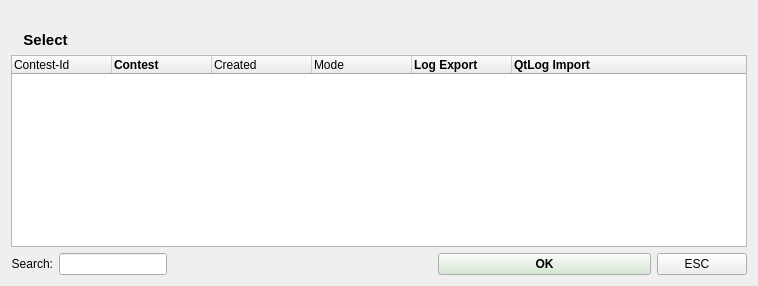
      <widget class="QWidget" name="page_2">
       <layout class="QGridLayout" name="gridLayout_5">
        <item row="0" column="0" colspan="3">
         <widget class="QLabel" name="label_30">
          <property name="text">
           <string/>
          </property>
         </widget>
        </item>
        <item row="1" column="0" colspan="5">
         <widget class="QLabel" name="label_24">
          <property name="font">
           <font>
            <pointsize>11</pointsize>
            <weight>75</weight>
            <bold>true</bold>
           </font>
          </property>
          <property name="text">
           <string>   Select</string>
          </property>
         </widget>
        </item>
        <item row="2" column="0" colspan="5">
         <widget class="QTreeWidget" name="contestWorkedList">
          <property name="focusPolicy">
           <enum>Qt::NoFocus</enum>
          </property>
          <property name="rootIsDecorated">
           <bool>false</bool>
          </property>
          <column>
           <property name="text">
            <string>Contest-Id</string>
           </property>
          </column>
          <column>
           <property name="text">
            <string>Contest </string>
           </property>
           <property name="font">
            <font>
             <weight>75</weight>
             <bold>true</bold>
            </font>
           </property>
          </column>
          <column>
           <property name="text">
            <string>Created</string>
           </property>
          </column>
          <column>
           <property name="text">
            <string>Mode</string>
           </property>
          </column>
          <column>
           <property name="text">
            <string>Log Export</string>
           </property>
           <property name="font">
            <font>
             <weight>75</weight>
             <bold>true</bold>
            </font>
           </property>
          </column>
          <column>
           <property name="text">
            <string>QtLog Import</string>
           </property>
           <property name="font">
            <font>
             <weight>75</weight>
             <bold>true</bold>
            </font>
           </property>
          </column>
         </widget>
        </item>
        <item row="3" column="0">
         <widget class="QLabel" name="label_29">
          <property name="text">
           <string>Search:</string>
          </property>
          <property name="alignment">
           <set>Qt::AlignRight|Qt::AlignTrailing|Qt::AlignVCenter</set>
          </property>
         </widget>
        </item>
        <item row="3" column="1">
         <widget class="QLineEdit" name="lineEdit_15"/>
        </item>
        <item row="3" column="2">
         <spacer name="horizontalSpacer">
          <property name="orientation">
           <enum>Qt::Horizontal</enum>
          </property>
          <property name="sizeHint" stdset="0">
           <size>
            <width>259</width>
            <height>20</height>
           </size>
          </property>
         </spacer>
        </item>
        <item row="3" column="3">
         <widget class="QPushButton" name="stackButtonOk">
          <property name="palette">
           <palette>
            <active>
             <colorrole role="Button">
              <brush brushstyle="SolidPattern">
               <color alpha="255">
                <red>207</red>
                <green>232</green>
                <blue>205</blue>
               </color>
              </brush>
             </colorrole>
            </active>
            <inactive>
             <colorrole role="Button">
              <brush brushstyle="SolidPattern">
               <color alpha="255">
                <red>207</red>
                <green>232</green>
                <blue>205</blue>
               </color>
              </brush>
             </colorrole>
            </inactive>
            <disabled>
             <colorrole role="Button">
              <brush brushstyle="SolidPattern">
               <color alpha="255">
                <red>207</red>
                <green>232</green>
                <blue>205</blue>
               </color>
              </brush>
             </colorrole>
            </disabled>
           </palette>
          </property>
          <property name="font">
           <font>
            <weight>75</weight>
            <bold>true</bold>
           </font>
          </property>
          <property name="focusPolicy">
           <enum>Qt::NoFocus</enum>
          </property>
          <property name="text">
           <string>                            OK                            </string>
          </property>
         </widget>
        </item>
        <item row="3" column="4">
         <widget class="QPushButton" name="stackButtonReturn">
          <property name="focusPolicy">
           <enum>Qt::NoFocus</enum>
          </property>
          <property name="text">
           <string>       ESC          </string>
          </property>
         </widget>
        </item>
       </layout>
      </widget>
